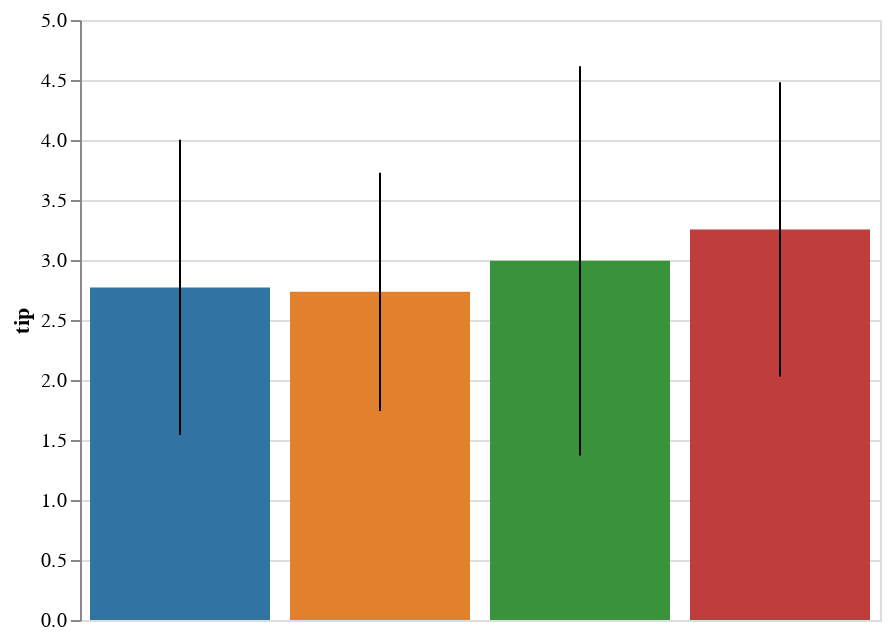

Here is the notebook cell this chart was saved with:
### Code cell
display(salt.barplot(x="day", y="tip", data=tips, ci="sd"))
ax = sns.barplot(x="day", y="tip", data=tips, ci="sd")

### Figure 1 — Vega-Lite specification as saved in the notebook (floating-point values rounded to 4 significant figures)
{"$schema": "https://vega.github.io/schema/vega-lite/v2.4.1.json", "config": {"view": {"height": 300, "width": 400}}, "data": {"values": [{"c": "rgb(49.62499999999999, 115.62499999999996, 161.37500000000003)", "ci0": 1.541, "ci1": 4.002, "day": "Thur", "tip": 2.771}, {"c": "rgb(224.87499999999997, 128.875, 44.12500000000004)", "ci0": 1.742, "ci1": 3.727, "day": "Fri", "tip": 2.735}, {"c": "rgb(58.49999999999999, 145.50000000000003, 58.49999999999999)", "ci0": 1.371, "ci1": 4.615, "day": "Sat", "tip": 2.993}, {"c": "rgb(192.125, 60.87500000000001, 61.62499999999999)", "ci0": 2.028, "ci1": 4.482, "day": "Sun", "tip": 3.255}]}, "layer": [{"encoding": {"color": {"field": "c", "scale": null, "type": "nominal"}, "x": {"axis": {"title": "day"}, "field": "day", "sort": null, "type": "nominal"}, "y": {"axis": {"title": "tip"}, "field": "tip", "type": "quantitative"}}, "mark": "bar", "selection": {"selector026": {"bind": "scales", "encodings": ["x", "y"], "mark": {"fill": "#333", "fillOpacity": 0.125, "stroke": "white"}, "on": "[mousedown, window:mouseup] > window:mousemove!", "resolve": "global", "translate": "[mousedown, window:mouseup] > window:mousemove!", "type": "interval", "zoom": "wheel!"}}}, {"encoding": {"x": {"axis": null, "field": "day", "sort": null, "type": "nominal"}, "y": {"field": "ci0", "type": "quantitative"}, "y2": {"field": "ci1", "type": "quantitative"}}, "mark": "rule"}]}
